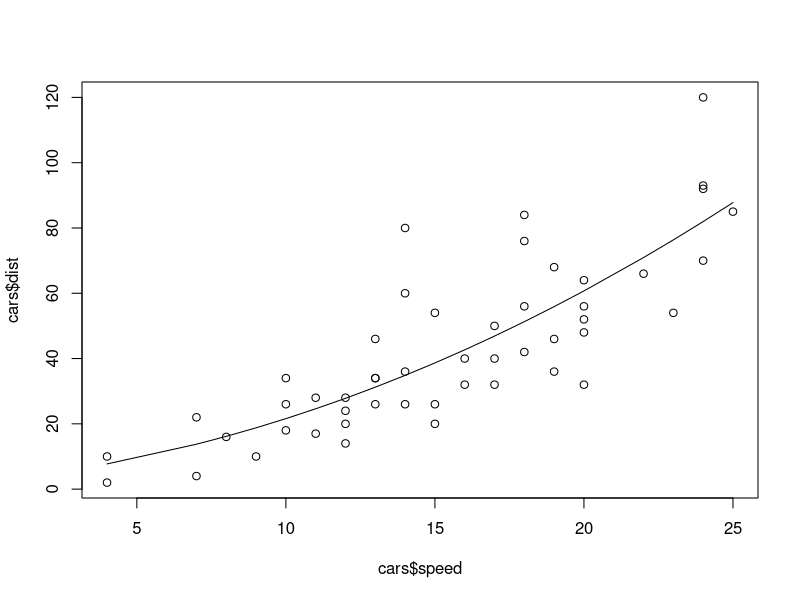
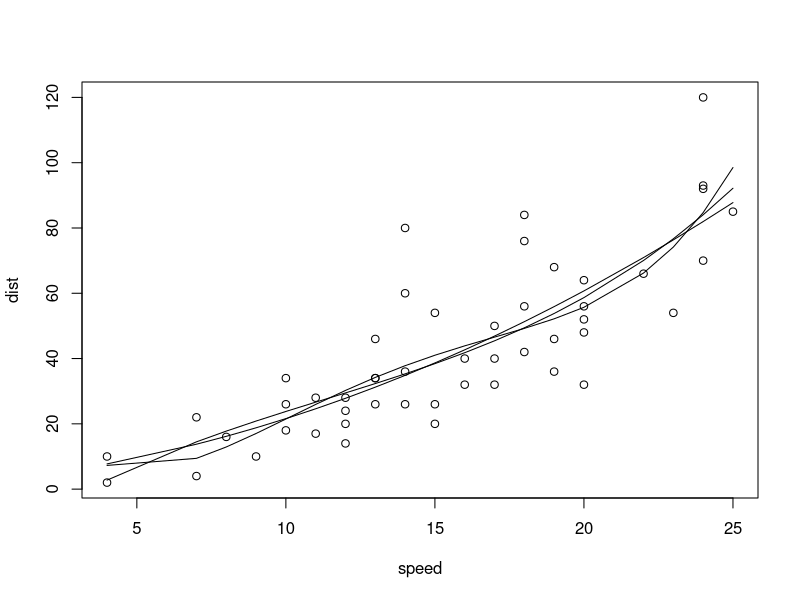
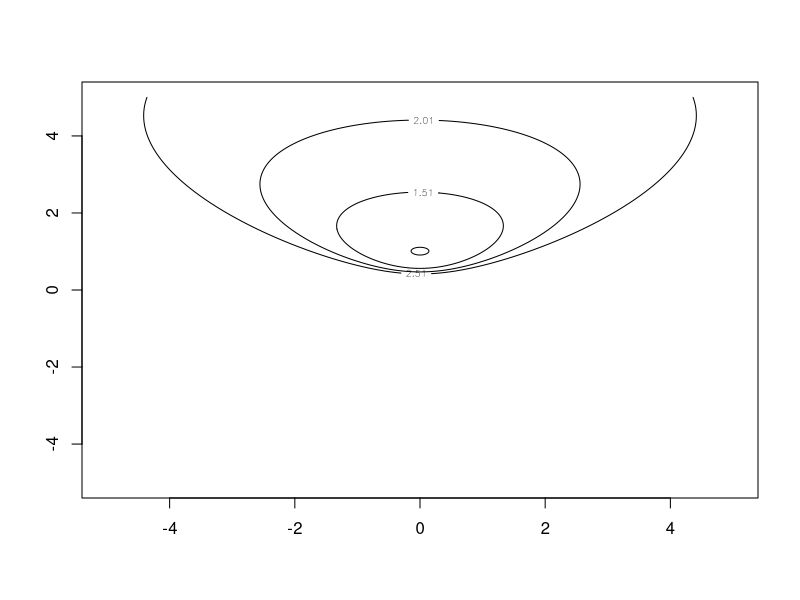

Here is the R script that generated these plots, in order:
head(cars)
plot(cars$speed, cars$dist)
res2 <- lm(dist ~ speed + I(speed^2), data=cars)
summary(res2)
lines(cars$speed, fitted(res2))

res1 <- lm(dist ~ speed, data=cars)
res2 <- lm(dist ~ poly(speed, 2, raw=TRUE), data=cars)
res3 <- lm(dist ~ poly(speed, 3, raw=TRUE), data=cars)
res4 <- lm(dist ~ poly(speed, 4, raw=TRUE), data=cars)
plot(cars)
lines(cars$speed, fitted(res2))
lines(cars$speed, fitted(res3))
lines(cars$speed, fitted(res4))

summary(res1)$r.squared; summary(res1)$adj.r.squared
summary(res2)$r.squared; summary(res2)$adj.r.squared
summary(res3)$r.squared; summary(res3)$adj.r.squared
summary(res4)$r.squared; summary(res4)$adj.r.squared

AIC(res1)
AIC(res2)
AIC(res3)
AIC(res4)

res02 <- lm(dist ~ poly(speed, 2, raw=TRUE) - 1, data=cars)
summary(res02)
AIC(res02)

x <- seq(-5, 5, length=1000)
y <- seq(-5, 5, length=1000)
z <- outer(x, y, function(x, y) x^2/(2*y^2)+log(y)+(1/y^2+1)/2)
contour(x, y, z, levels=seq(0.01, 3, by=0.5))
